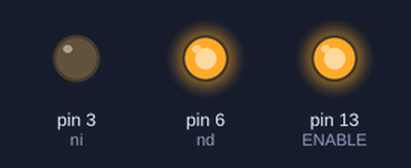
This sketch was run on a simulated Arduino Uno, built with avr-gcc and run on an emulated ATmega328P. On the bench: output pins drawn as LEDs (lit = HIGH).

Above: at 0.1 s.
At 3.7 s:
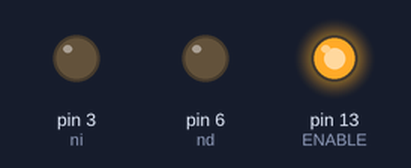
At 15.6 s:
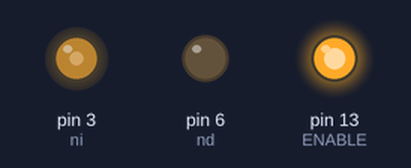
At 39.75 s:
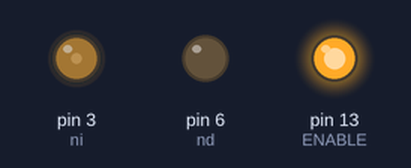
Timing chart, 0 to 40.0 s (numbered marks = the images above):
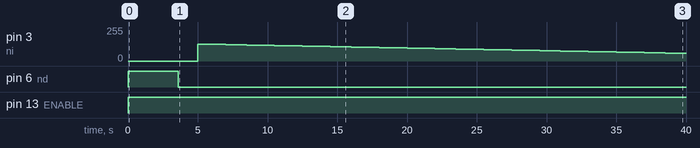

The sketch:

Prueba.ino
```cpp
int nd=6;
int ni=3;
int i;
int ENABLE=13;
//cambio
void setup() {
  pinMode(nd, OUTPUT);
  pinMode(ni, OUTPUT);
  pinMode(ENABLE, OUTPUT);
}

void loop() {
  digitalWrite(ENABLE, HIGH);
  digitalWrite(nd, HIGH);
  digitalWrite(ni, LOW);
  delay(3600);

  digitalWrite(nd, LOW);
  digitalWrite(ni, LOW);
  delay(1400);

  for (i=127;i>0; i--){
    analogWrite(nd,0);
    analogWrite(ni,i);
    delay(500);
  }
  digitalWrite(nd, LOW);
  digitalWrite(ni, LOW);
  delay(5000);

}
```

Measured:
- by itself, pin 6 (nd): LOW → HIGH at 0.00 s, → LOW 3.6 s later
- by itself, pin 13 (ENABLE): LOW → HIGH at 0.00 s
- by itself, pin 3 (ni): 0/255 → 127/255 at 5.0 s, → 126/255 0.50 s later, → 125/255 0.50 s later, → 124/255 0.50 s later, … (70 changes in this stretch)
